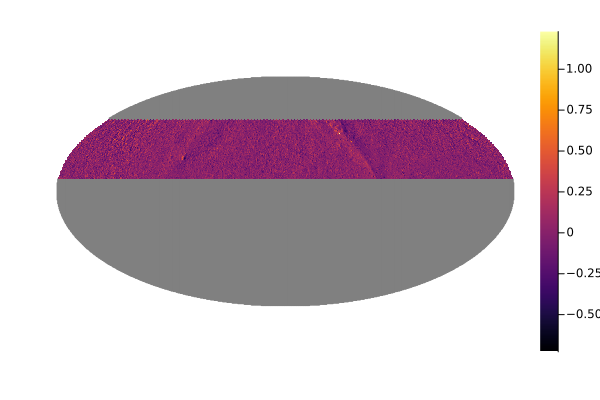

The Julia source for this figure:
import Stripeline as Sl
using PrmMaps
using Healpix
using Plots

signal = readMapFromFITS("input_maps/map_40GHz.fits", 1, Float64)

days_of_observation = 2.
fsampl_hz = 59.9
total_time_s = days_of_observation * 24 * 3600

setup = Setup(
    τ_s = 1. / fsampl_hz,
    times = 0 : (1. / fsampl_hz) : total_time_s,
    NSIDE = 512
)

cam_ang = Sl.CameraAngles()

telescope_ang = Sl.TelescopeAngles(
    omegaVAXang_rad = deg2rad(0.5), 
    zVAXang_rad = deg2rad(0.5)
    )

map_ideal = makeMap(cam_ang, nothing, signal, setup)

map_plots = makeMapPlots(cam_ang, [telescope_ang], signal, map_ideal, setup)

savefig(map_plots[1], "examples/demo.png")